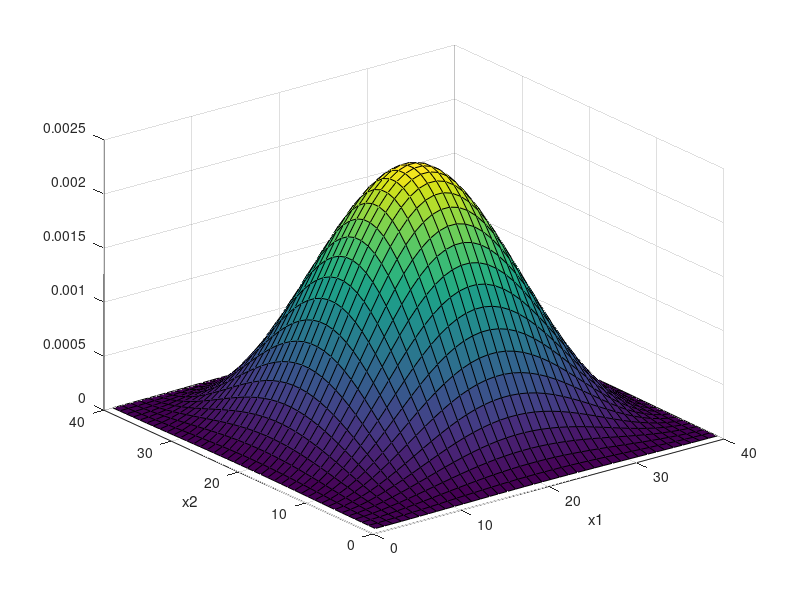
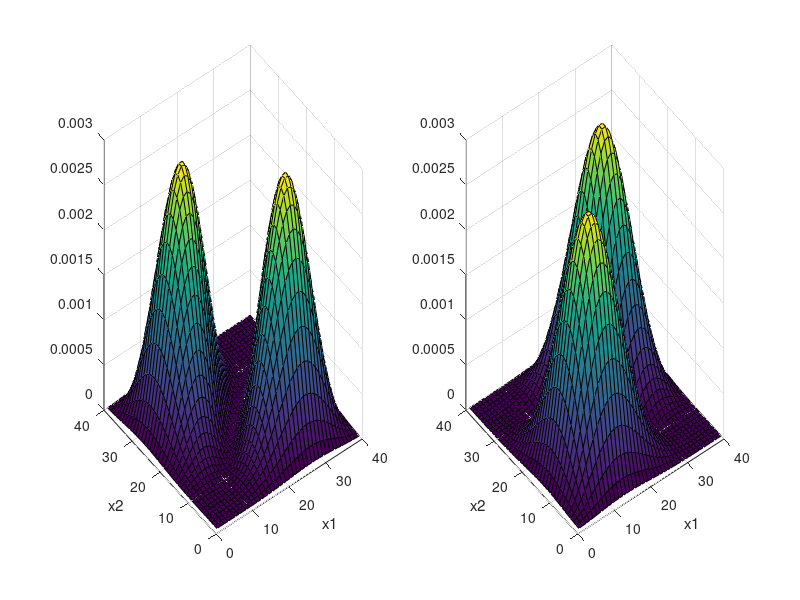
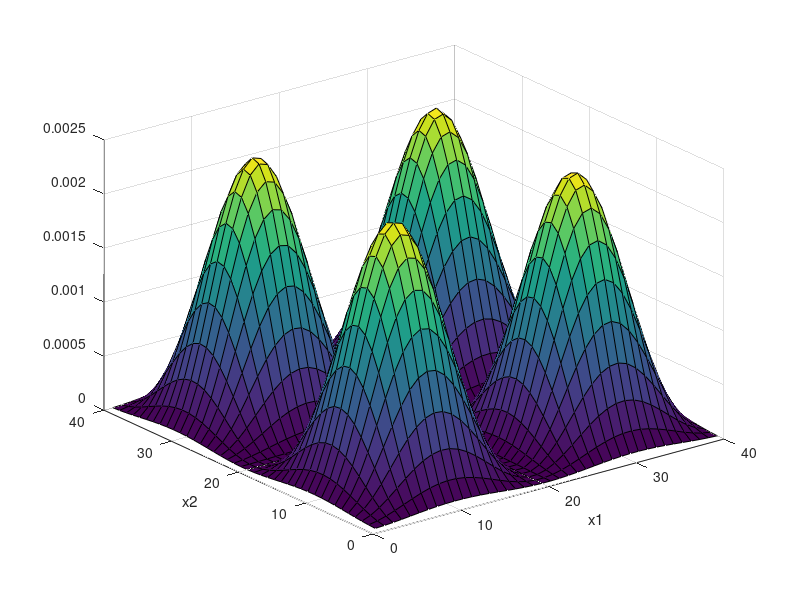
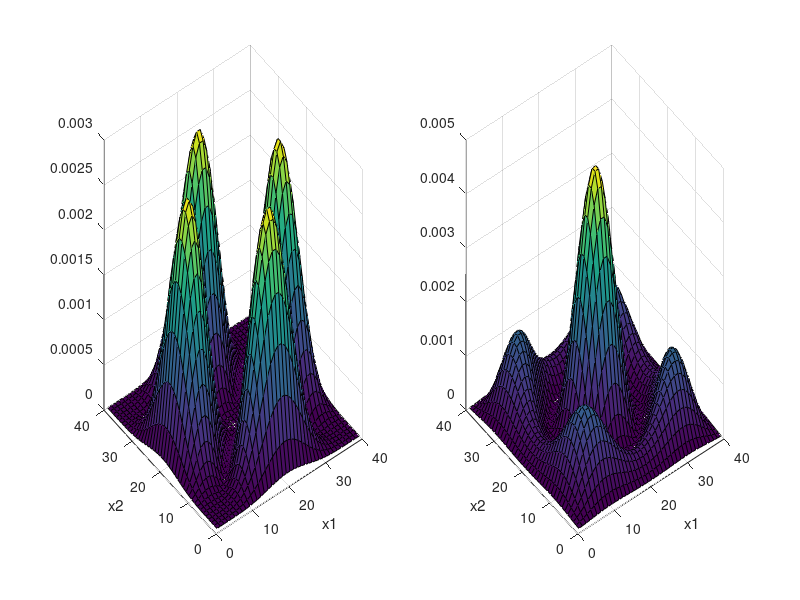

The MATLAB script that drew these images, in order:
close all; 
clear all;
clc;

% constants
hcut =  6.63 * (10 ^ -34) / (2 * pi);
m = 9.1 * (10 ^ -31);
e = 1.6 * (10^-19);

% defining the mesh
nm = 10^-9;                       
dx = 0.1 * nm;                  % mesh size
x1 = -2*nm:dx:2*nm-dx;             % defining the x1 dimension (-2nm - 2nm)
N = length(x1);
    

k = - hcut^2 / (2 * m * e * dx^2);
%% defining the kinetic energy matrix
%%% used dirichlet boundary condition
B = (diag(ones(1,N)*4)-diag(ones(1,N-1),1)-diag(ones(1,N-1),-1));
I = -eye(N, N);
H = zeros(N^2, N^2);

for i = 2:N-1
    H((i-1)*N + 1:(i)*N, (i-2)*N + 1:(i-1)*N) = I;
    H((i-1)*N + 1:(i)*N, (i-1)*N + 1:(i)*N) = B;
    H((i-1)*N + 1:(i)*N, (i)*N + 1:(i+1)*N) = I;
end
H(1:N,1:N) = B;
H(1:N, N+1:2*N) = I;
H((N-1)*N + 1:N^2,(N-2)*N + 1:(N-1)*N) = I;
H((N-1)*N + 1:N^2,(N-1)*N + 1:N^2) = B;

H = k*H;

%% eigensolver 
[WF, En] = eig(H);         

%% GRAPHS
psi = reshape(WF(:, N^2), N, N);
psi1 = reshape(WF(:, N^2-1), N, N);
psi2 = reshape(WF(:, N^2-2), N, N);
psi3 = reshape(WF(:, N^2-3), N, N);
psi4 = reshape(WF(:, N^2-4), N, N);
psi5 = reshape(WF(:, N^2-5), N, N);
psi6 = reshape(WF(:, N^2-6), N, N);
psi7 = reshape(WF(:, N^2-7), N, N);

figure(1)
surf(psi.^2)
%view([0 90])
xlabel('x1')
ylabel('x2')

figure(2)
subplot(121)
surf(psi1.^2)
%view([0 90])
xlabel('x1')
ylabel('x2')

subplot(122)
surf(psi2.^2)
%view([0 90])
xlabel('x1')
ylabel('x2')


figure(4)
surf(psi3.^2)
%view([0 90])
xlabel('x1')
ylabel('x2')

figure(5)
subplot(121)
surf(psi4.^2)
%view([0 90])
xlabel('x1')
ylabel('x2')

subplot(122)
surf(psi5.^2)
%view([0 90])
xlabel('x1')
ylabel('x2')

figure(6)
subplot(121)
surf(psi6.^2)
%view([0 90])
xlabel('x1')
ylabel('x2')

subplot(122)
surf(psi7.^2)
%view([0 90])
xlabel('x1')
ylabel('x2')
%% energy
E = diag(En);